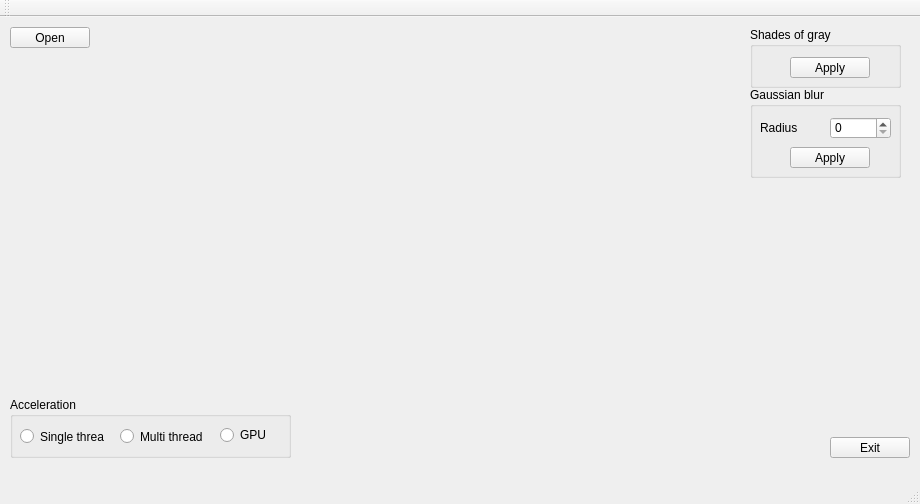
<?xml version="1.0" encoding="UTF-8"?>
<ui version="4.0">
 <class>MainWindow</class>
 <widget class="QMainWindow" name="MainWindow">
  <property name="geometry">
   <rect>
    <x>0</x>
    <y>0</y>
    <width>920</width>
    <height>504</height>
   </rect>
  </property>
  <property name="windowTitle">
   <string>MainWindow</string>
  </property>
  <widget class="QWidget" name="centralWidget">
   <widget class="QPushButton" name="exitButton">
    <property name="geometry">
     <rect>
      <x>830</x>
      <y>420</y>
      <width>80</width>
      <height>21</height>
     </rect>
    </property>
    <property name="text">
     <string>Exit</string>
    </property>
   </widget>
   <widget class="QGroupBox" name="groupGaussBox">
    <property name="geometry">
     <rect>
      <x>750</x>
      <y>70</y>
      <width>151</width>
      <height>91</height>
     </rect>
    </property>
    <property name="font">
     <font>
      <weight>50</weight>
      <bold>false</bold>
     </font>
    </property>
    <property name="title">
     <string>Gaussian blur</string>
    </property>
    <widget class="QPushButton" name="gaussBlurButton">
     <property name="geometry">
      <rect>
       <x>40</x>
       <y>60</y>
       <width>80</width>
       <height>21</height>
      </rect>
     </property>
     <property name="text">
      <string>Apply</string>
     </property>
    </widget>
    <widget class="QSpinBox" name="spinBox">
     <property name="geometry">
      <rect>
       <x>80</x>
       <y>30</y>
       <width>61</width>
       <height>22</height>
      </rect>
     </property>
     <property name="maximum">
      <number>1000</number>
     </property>
    </widget>
    <widget class="QLabel" name="label">
     <property name="geometry">
      <rect>
       <x>10</x>
       <y>30</y>
       <width>51</width>
       <height>21</height>
      </rect>
     </property>
     <property name="text">
      <string>Radius</string>
     </property>
    </widget>
   </widget>
   <widget class="QGroupBox" name="groupBox">
    <property name="geometry">
     <rect>
      <x>750</x>
      <y>10</y>
      <width>151</width>
      <height>61</height>
     </rect>
    </property>
    <property name="title">
     <string>Shades of gray</string>
    </property>
    <widget class="QPushButton" name="pushButton">
     <property name="geometry">
      <rect>
       <x>40</x>
       <y>30</y>
       <width>80</width>
       <height>21</height>
      </rect>
     </property>
     <property name="text">
      <string>Apply</string>
     </property>
    </widget>
   </widget>
   <widget class="QPushButton" name="pushOpenButton">
    <property name="geometry">
     <rect>
      <x>10</x>
      <y>10</y>
      <width>80</width>
      <height>21</height>
     </rect>
    </property>
    <property name="text">
     <string>Open</string>
    </property>
   </widget>
   <widget class="QGroupBox" name="grouAccpBox">
    <property name="geometry">
     <rect>
      <x>10</x>
      <y>380</y>
      <width>281</width>
      <height>61</height>
     </rect>
    </property>
    <property name="title">
     <string>Acceleration</string>
    </property>
    <widget class="QRadioButton" name="radioSThrButton">
     <property name="geometry">
      <rect>
       <x>10</x>
       <y>30</y>
       <width>84</width>
       <height>19</height>
      </rect>
     </property>
     <property name="text">
      <string>Single thread</string>
     </property>
    </widget>
    <widget class="QRadioButton" name="radioMThrButton">
     <property name="geometry">
      <rect>
       <x>110</x>
       <y>30</y>
       <width>84</width>
       <height>19</height>
      </rect>
     </property>
     <property name="text">
      <string>Multi thread</string>
     </property>
    </widget>
    <widget class="QRadioButton" name="radioGPUButton">
     <property name="geometry">
      <rect>
       <x>210</x>
       <y>30</y>
       <width>51</width>
       <height>16</height>
      </rect>
     </property>
     <property name="text">
      <string>GPU</string>
     </property>
    </widget>
   </widget>
  </widget>
  <widget class="QMenuBar" name="menuBar">
   <property name="geometry">
    <rect>
     <x>0</x>
     <y>0</y>
     <width>920</width>
     <height>20</height>
    </rect>
   </property>
  </widget>
  <widget class="QToolBar" name="mainToolBar">
   <attribute name="toolBarArea">
    <enum>TopToolBarArea</enum>
   </attribute>
   <attribute name="toolBarBreak">
    <bool>false</bool>
   </attribute>
  </widget>
  <widget class="QStatusBar" name="statusBar"/>
 </widget>
 <layoutdefault spacing="6" margin="11"/>
 <resources/>
 <connections/>
</ui>
